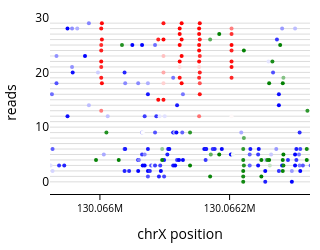

Here is the notebook cell this chart was saved with:
### Code cell
FEATURED_SITE       = "chrX:130065923-130066324"   # example site (B/C/D)
load_window_size = 100
fig = plot_read_browser.plot_read_browser(
    mod_file_name=output_dir / f"extract.{ctcf_output_id}" / "reads.combined_basemods.h5",
    motifs=["A,0", "GCH,1", "WCG,1"],
    region=FEATURED_SITE,
    thresh=0.75,
    window_size=load_window_size,
    span_full_window=True,
    width=0.8,
    # size=4,
    sort_by="WCG,1_mod_fraction"
)
fig.update_layout(
    width=200,# these values are in pixels
    height=250,    
    margin=dict(t=10, b=10, l=10, r=10),
    title={
        'text': "",
        'x': 0.5,
        'xanchor': 'center',
        'y': 0.9,  # Adjust the vertical position of the title
        'yanchor': 'top',
        'pad': {'b': 10} 
    },
    xaxis_title='chrX position',
    yaxis_title='reads',
    font=dict(color='black')
)
fig.update_traces(marker_showscale=False)
fig.update_xaxes(
    ticks="outside",          # THE key one — draws the actual tick marks
    ticklen=5,                # length of each tick in px
    tickwidth=1,
    tickcolor="black",
    tickangle=0,              # horizontal labels
    showline=True,            # the axis baseline
    linecolor="black",
    linewidth=1,
    tickfont=dict(size=10, color="black"),
    nticks=4,                 # roughly matches the spacing in your target
)
fig.write_image(config.figure_dir / f"single_read_sorted_{FEATURED_SITE.replace(':', '_').replace('-', '_')}.svg", format="svg", scale=2)
fig.show()

### Figure 1 — Plotly figure (JSON) as saved in the notebook; plotly's stock layout.template omitted (floating-point values rounded to 4 significant figures; data arrays with more than 128 entries replaced by an {"elided": "..."} marker saying what was removed)
{"data": [{"hoverinfo": "text", "hovertext": "224ae384-27cc-4e2c-9d61-94c60d80c65d", "line": {"color": "lightgrey", "width": 0.8}, "marker": {"showscale": false}, "mode": "lines", "showlegend": false, "type": "scatter", "x": [130055420, 130111165], "y": [4, 4]}, {"hoverinfo": "text", "hovertext": "e559693d-2a98-4593-a53a-9e5a2205bd98", "line": {"color": "lightgrey", "width": 0.8}, "marker": {"showscale": false}, "mode": "lines", "showlegend": false, "type": "scatter", "x": [130040096, 130085966], "y": [7, 7]}, {"hoverinfo": "text", "hovertext": "43ee651c-4c7e-4130-9aff-bde13c4ed8af", "line": {"color": "lightgrey", "width": 0.8}, "marker": {"showscale": false}, "mode": "lines", "showlegend": false, "type": "scatter", "x": [130054113, 130087046], "y": [2, 2]}, {"hoverinfo": "text", "hovertext": "0f5f318f-6580-4314-9482-299aad1d5481", "line": {"color": "lightgrey", "width": 0.8}, "marker": {"showscale": false}, "mode": "lines", "showlegend": false, "type": "scatter", "x": [130049776, 130079839], "y": [14, 14]}, {"hoverinfo": "text", "hovertext": "92181d21-aedf-4351-9f14-45a019d3f2ac", "line": {"color": "lightgrey", "width": 0.8}, "marker": {"showscale": false}, "mode": "lines", "showlegend": false, "type": "scatter", "x": [130044283, 130068565], "y": [10, 10]}, {"hoverinfo": "text", "hovertext": "1d541fe0-2e7d-4e66-b927-facc78dba4ee", "line": {"color": "lightgrey", "width": 0.8}, "marker": {"showscale": false}, "mode": "lines", "showlegend": false, "type": "scatter", "x": [130049088, 130073356], "y": [28, 28]}, {"hoverinfo": "text", "hovertext": "9297bccc-1bcd-47c2-b34d-1f20d1ee4eeb", "line": {"color": "lightgrey", "width": 0.8}, "marker": {"showscale": false}, "mode": "lines", "showlegend": false, "type": "scatter", "x": [130048394, 130070937], "y": [6, 6]}, {"hoverinfo": "text", "hovertext": "a03af16d-586b-4c42-89b9-487074273eb9", "line": {"color": "lightgrey", "width": 0.8}, "marker": {"showscale": false}, "mode": "lines", "showlegend": false, "type": "scatter", "x": [130049559, 130071780], "y": [15, 15]}, {"hoverinfo": "text", "hovertext": "ca97622e-a2cb-47b9-9cb4-1ea17f636ccc", "line": {"color": "lightgrey", "width": 0.8}, "marker": {"showscale": false}, "mode": "lines", "showlegend": false, "type": "scatter", "x": [130060499, 130081967], "y": [26, 26]}, {"hoverinfo": "text", "hovertext": "489271da-e61c-4810-abd4-c5e74d84e8ec", "line": {"color": "lightgrey", "width": 0.8}, "marker": {"showscale": false}, "mode": "lines", "showlegend": false, "type": "scatter", "x": [130053827, 130071468], "y": [5, 5]}, {"hoverinfo": "text", "hovertext": "38095a4a-0b2a-4488-a21a-d987ef675f26", "line": {"color": "lightgrey", "width": 0.8}, "marker": {"showscale": false}, "mode": "lines", "showlegend": false, "type": "scatter", "x": [130062926, 130076011], "y": [13, 13]}, {"hoverinfo": "text", "hovertext": "461b93e2-6455-47cb-9106-528a9a8fa088", "line": {"color": "lightgrey", "width": 0.8}, "marker": {"showscale": false}, "mode": "lines", "showlegend": false, "type": "scatter", "x": [130063384, 130075584], "y": [24, 24]}, {"hoverinfo": "text", "hovertext": "13a8e2a9-fe27-4333-a755-42193cc4fc99", "line": {"color": "lightgrey", "width": 0.8}, "marker": {"showscale": false}, "mode": "lines", "showlegend": false, "type": "scatter", "x": [130058358, 130070414], "y": [21, 21]}, {"hoverinfo": "text", "hovertext": "69c2301c-438f-4712-84bf-f59355775635", "line": {"color": "lightgrey", "width": 0.8}, "marker": {"showscale": false}, "mode": "lines", "showlegend": false, "type": "scatter", "x": [130055542, 130067355], "y": [18, 18]}, {"hoverinfo": "text", "hovertext": "2fe64f26-5bb4-4ec8-a362-cd45c8825e66", "line": {"color": "lightgrey", "width": 0.8}, "marker": {"showscale": false}, "mode": "lines", "showlegend": false, "type": "scatter", "x": [130055534, 130067329], "y": [25, 25]}, {"hoverinfo": "text", "hovertext": "583f9309-4302-4f53-a0fd-00fac729b1e0", "line": {"color": "lightgrey", "width": 0.8}, "marker": {"showscale": false}, "mode": "lines", "showlegend": false, "type": "scatter", "x": [130058090, 130069411], "y": [20, 20]}, {"hoverinfo": "text", "hovertext": "bd309330-e186-4c5f-bcb5-9ff9c0958baa", "line": {"color": "lightgrey", "width": 0.8}, "marker": {"showscale": false}, "mode": "lines", "showlegend": false, "type": "scatter", "x": [130065172, 130076486], "y": [3, 3]}, {"hoverinfo": "text", "hovertext": "3b1d9b84-8e74-41ab-a91c-c3ce96c41933", "line": {"color": "lightgrey", "width": 0.8}, "marker": {"showscale": false}, "mode": "lines", "showlegend": false, "type": "scatter", "x": [130064572, 130075605], "y": [8, 8]}, {"hoverinfo": "text", "hovertext": "f2917bfc-337b-435a-a63f-c9207c8d6fe2", "line": {"color": "lightgrey", "width": 0.8}, "marker": {"showscale": false}, "mode": "lines", "showlegend": false, "type": "scatter", "x": [130061172, 130071328], "y": [23, 23]}, {"hoverinfo": "text", "hovertext": "c6a4bd32-bb7c-49a2-94df-2c53fbb4d619", "line": {"color": "lightgrey", "width": 0.8}, "marker": {"showscale": false}, "mode": "lines", "showlegend": false, "type": "scatter", "x": [130063875, 130073918], "y": [0, 0]}, {"hoverinfo": "text", "hovertext": "2b53fb4f-d521-4709-8694-9c75c88c4958", "line": {"color": "lightgrey", "width": 0.8}, "marker": {"showscale": false}, "mode": "lines", "showlegend": false, "type": "scatter", "x": [130057502, 130066892], "y": [17, 17]}, {"hoverinfo": "text", "hovertext": "52fab228-500f-4542-9279-4ce4d4cbd520", "line": {"color": "lightgrey", "width": 0.8}, "marker": {"showscale": false}, "mode": "lines", "showlegend": false, "type": "scatter", "x": [130058159, 130067446], "y": [29, 29]}, {"hoverinfo": "text", "hovertext": "efea9208-b49f-46e5-a9c8-5576ae4a8590", "line": {"color": "lightgrey", "width": 0.8}, "marker": {"showscale": false}, "mode": "lines", "showlegend": false, "type": "scatter", "x": [130060297, 130069024], "y": [9, 9]}, {"hoverinfo": "text", "hovertext": "26784a24-2070-4a7d-9d6a-e677095318a2", "line": {"color": "lightgrey", "width": 0.8}, "marker": {"showscale": false}, "mode": "lines", "showlegend": false, "type": "scatter", "x": [130058219, 130066609], "y": [12, 12]}, {"hoverinfo": "text", "hovertext": "e0dc4663-9ceb-4f4e-9d00-6475286f8df9", "line": {"color": "lightgrey", "width": 0.8}, "marker": {"showscale": false}, "mode": "lines", "showlegend": false, "type": "scatter", "x": [130064276, 130070761], "y": [19, 19]}, {"hoverinfo": "text", "hovertext": "693c4321-94e8-43ca-82cf-de5b53b653fd", "line": {"color": "lightgrey", "width": 0.8}, "marker": {"showscale": false}, "mode": "lines", "showlegend": false, "type": "scatter", "x": [130064275, 130070754], "y": [16, 16]}, {"hoverinfo": "text", "hovertext": "cda75c24-b8f1-4cd0-8951-3a4acb5d987b", "line": {"color": "lightgrey", "width": 0.8}, "marker": {"showscale": false}, "mode": "lines", "showlegend": false, "type": "scatter", "x": [130060304, 130066764], "y": [22, 22]}, {"hoverinfo": "text", "hovertext": "0f6da52b-e5ab-4246-ab5f-5a4ef3e9f411", "line": {"color": "lightgrey", "width": 0.8}, "marker": {"showscale": false}, "mode": "lines", "showlegend": false, "type": "scatter", "x": [130065808, 130071912], "y": [1, 1]}, {"hoverinfo": "text", "hovertext": "3fe315fc-8478-49cb-b619-5db50f1cec2e", "line": {"color": "lightgrey", "width": 0.8}, "marker": {"showscale": false}, "mode": "lines", "showlegend": false, "type": "scatter", "x": [130063724, 130068210], "y": [11, 11]}, {"hoverinfo": "text", "hovertext": "b893c634-d197-414a-a2f8-b8229cc59db6", "line": {"color": "lightgrey", "width": 0.8}, "marker": {"showscale": false}, "mode": "lines", "showlegend": false, "type": "scatter", "x": [130063715, 130067422], "y": [27, 27]}, {"customdata": {"elided": "1666x2 mixed values"}, "hovertemplate": "<b>Read</b>: %{customdata[0]}<br><b>Position</b>: %{x:,}<br><b>Probability</b>: %{customdata[1]:.2f}", "marker": {"cmax": 1, "cmin": 0.75, "color": {"elided": "1666 float values"}, "colorbar": {"thickness": 15, "tickmode": "array", "ticks": "outside", "ticktext": ["0.75", "1.0"], "tickvals": [0.752, 0.998], "title": {"side": "right", "text": "A,0 probability"}, "x": 1}, "colorscale": [[0, "white"], [1, "blue"]], "showscale": false, "size": 4}, "mode": "markers", "showlegend": false, "type": "scatter", "x": {"elided": "1666 int values"}, "y": {"elided": "1666 int values"}}, {"customdata": {"elided": "619x2 mixed values"}, "hovertemplate": "<b>Read</b>: %{customdata[0]}<br><b>Position</b>: %{x:,}<br><b>Probability</b>: %{customdata[1]:.2f}", "marker": {"cmax": 1, "cmin": 0.75, "color": {"elided": "619 float values"}, "colorbar": {"thickness": 15, "tickmode": "array", "ticks": "outside", "ticktext": ["0.75", "1.0"], "tickvals": [0.752, 0.998], "title": {"side": "right", "text": "GCH,1 probability"}, "x": 1.1}, "colorscale": [[0, "white"], [1, "green"]], "showscale": false, "size": 4}, "mode": "markers", "showlegend": false, "type": "scatter", "x": {"elided": "619 int values"}, "y": {"elided": "619 int values"}}, {"customdata": {"elided": "1030x2 mixed values"}, "hovertemplate": "<b>Read</b>: %{customdata[0]}<br><b>Position</b>: %{x:,}<br><b>Probability</b>: %{customdata[1]:.2f}", "marker": {"cmax": 1, "cmin": 0.75, "color": {"elided": "1030 float values"}, "colorbar": {"thickness": 15, "tickmode": "array", "ticks": "outside", "ticktext": ["0.75", "1.0"], "tickvals": [0.752, 0.998], "title": {"side": "right", "text": "WCG,1 probability"}, "x": 1.2}, "colorscale": [[0, "white"], [1, "red"]], "showscale": false, "size": 4}, "mode": "markers", "showlegend": false, "type": "scatter", "x": {"elided": "1030 int values"}, "y": {"elided": "1030 int values"}}], "layout": {"barmode": "overlay", "font": {"color": "black"}, "height": 250, "hovermode": "closest", "margin": {"b": 10, "l": 10, "r": 10, "t": 10}, "plot_bgcolor": "rgba(0,0,0,0)", "title": {"pad": {"b": 10}, "text": "", "x": 0.5, "xanchor": "center", "y": 0.9, "yanchor": "top"}, "width": 200, "xaxis": {"linecolor": "black", "linewidth": 1, "nticks": 4, "range": [130065923, 130066324], "showline": true, "tickangle": 0, "tickcolor": "black", "tickfont": {"color": "black", "size": 10}, "ticklen": 5, "ticks": "outside", "tickwidth": 1, "title": {"text": "chrX position"}}, "yaxis": {"title": {"text": "reads"}}}}
